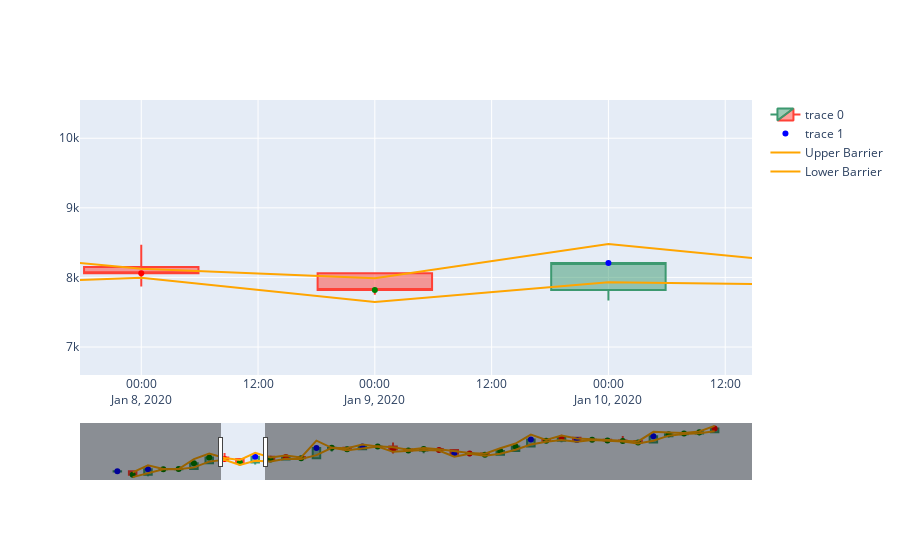

Notebook code for this chart:
### Code cell
plot_df = tbl.iloc[0:40]
# Create the candlestick chart
fig = go.Figure(data=[go.Candlestick(x=tbl.index,
                                     open=plot_df['open'], 
                                     high=plot_df['high'],
                                     low=plot_df['low'], 
                                     close=plot_df['close'],
                                     hovertext=['Open: {}<br>High: {}<br>Low: {}<br>Close: {}'.format(o, h, l, c) for o, h, l, c in zip(plot_df['open'], plot_df['high'], plot_df['low'], plot_df['close'])],
                                     hoverinfo='text')])

# Add the labels to the plot as a scatter plot overlay
fig.add_trace(go.Scatter(x=plot_df.index, y=plot_df['close'], mode='markers', 
                         marker=dict(color=plot_df['label'].map({2: 'green', 0: 'red', 1: 'blue'}))))

# Add the upper and lower barriers to the plot
fig.add_trace(go.Scatter(x=plot_df.index, y=plot_df['upper_barrier'], name='Upper Barrier', line=dict(color='orange')))
fig.add_trace(go.Scatter(x=plot_df.index, y=plot_df['lower_barrier'], name='Lower Barrier', line=dict(color='orange')))

fig.show()
del(plot_df)
